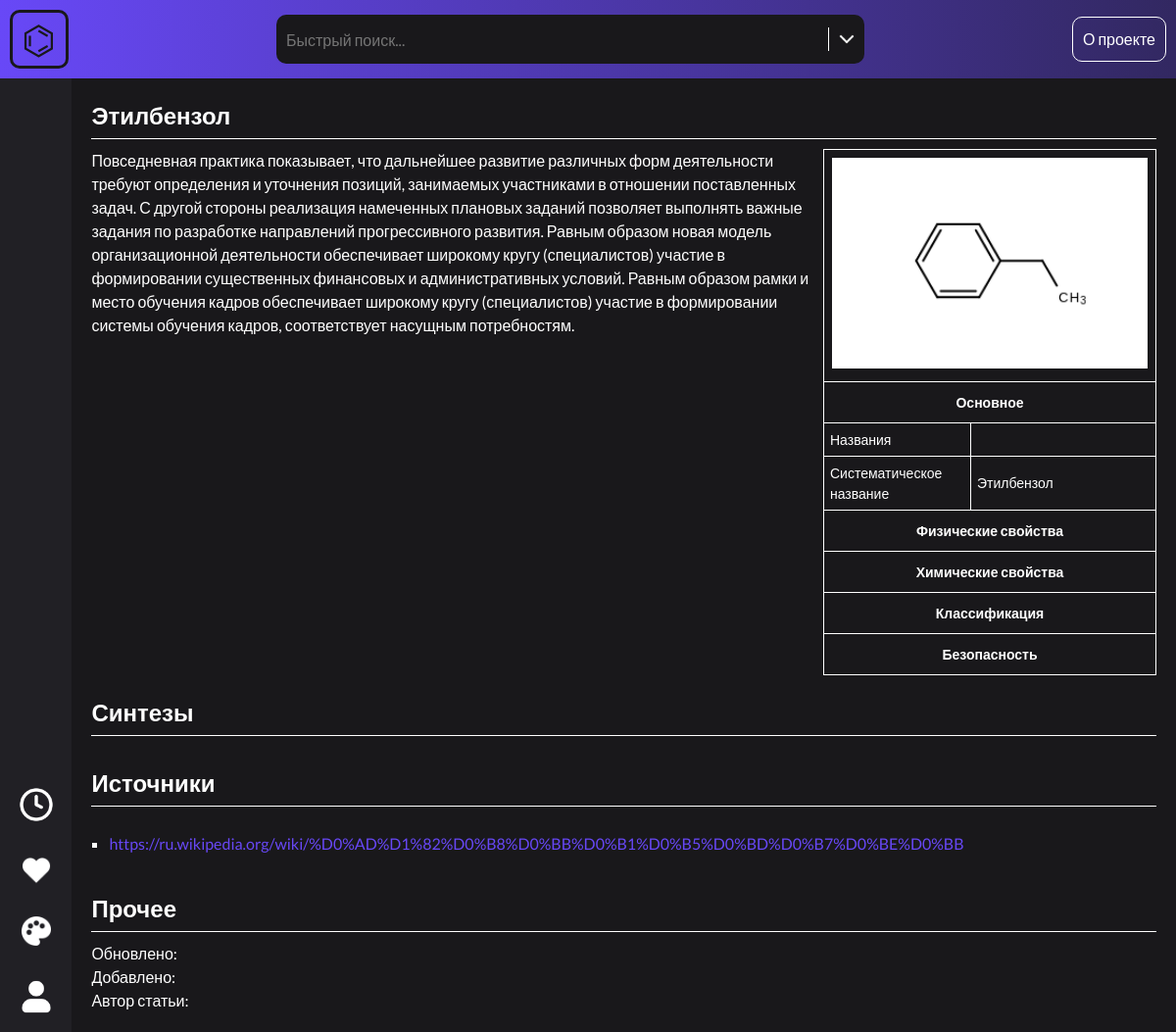
Page /substance/1/ on the committed database.
### tables this page shows
CREATE TABLE substances (
    id INTEGER PRIMARY KEY AUTOINCREMENT,
    name TEXT NOT NULL,
    other_names JSON,
    name_iupac TEXT NOT NULL,
    bruto_formula TEXT NOT NULL,
    mass FLOAT NOT NULL,
    characteristics JSON,
    description TEXT,
    sources JSON,
    author_id INTEGER,
    created_datatime TEXT,
    updated_datatime TEXT,
    admin_confirmed BOOLEAN
);

### app.py (the view)
    @app.route("/substance/<id>/")
    def get_chem(id):
        substances = db_get_substances(f"""SELECT * FROM substances WHERE id == {id}""")
        if len(substances):
            return render_template(
                "substance.html", substance=substances[0], edit=False
            )
        else:
            render_template("404.html")

### app.py (called while the page is built)
    def db_get_substances(sql, liked_ids=None):
        liked_ids = liked_ids or set()  # Значение по умолчанию
        cur.execute(sql)
        return [
            {
                **substance,
                "other_names": json.loads(substance["other_names"]),
                "characteristics": json.loads(substance["characteristics"]),
                "sources": json.loads(substance["sources"]),
                "type": "substance",
                "liked": "true" if str(substance["id"]) in liked_ids else "false",
            }
            for substance in cur.fetchall()
        ]

    @app.template_filter("regex_search")
    def regex_search(s, find):
        return re.match(find, s)

    @app.context_processor
    def global_variables():
        return {
            "APP_NAME": "Amen",
            "IsMobile": re.search(
                "(Mobile|Android|iPhone|iPad|iPod|BlackBerry|Windows Phone|Opera Mini)",
                request.headers.get("User-Agent"),
            ),
            "THEME": "default",
            "THEME_TYPE": "dark",
        }

### templates/substance.html (shortened to what this page needs)
{% extends 'layouts/main.html' %}
{% block content %}
{% if edit %}
<script src="{{ url_for('static', filename='js/ckeditor/ckeditor.js') }}"></script>
<h2 class="substance-category-header">
  <textarea required rows="1" class="substance-editable-text">
{{ substance['name'] }}</textarea
  >
</h2>
<div class="substance-category substance-category-base editable">
  <div class="substance-category-base-description">
    <textarea
      rows="10"
      style="float: left"
      class="substance-editable-text"
      id="description-editor"
    >
{{ substance["description"] }}</textarea
    >
  </div>
  <table class="substance-characteristics-table">
    <tr>
      <td colspan="2">
        <img
          src="{{ url_for('static', filename='db/structures/' ~ substance['id'] ~ '.png') }}"
          alt=""
          class="substance-characteristics-table-header-image"
        />
      </td>
    </tr>
    <tr class="substance-characteristics-table-header">
      <td colspan="2"><b>Основное</b></td>
    </tr>
    <tr class="substance-characteristics-table-string">
      <td><i>Названия</i></td>
      <td>
        <textarea rows="1" class="substance-editable-text">
{{ substance['other_names'] | join(', ') }}</textarea
        >
      </td>
    </tr>
    <tr class="substance-characteristics-table-string">
      <td><i>Систематическое название</i></td>
      <td>
        <textarea rows="1" class="substance-editable-text">
{{ substance['name_iupac'] }}</textarea
        >
      </td>
    </tr>
    {% for characteristics in [["Физические свойства", "physical"],["Химические
    свойства", "chemical"],["Классификация", "сlassification"],["Безопасность",
    "safety"]] %}
    <tr class="substance-characteristics-table-header">
      <td colspan="2"><b>{{ characteristics[0] }}</b></td>
    </tr>
    {% for item in substance["characteristics"][characteristics[1]] %}
    <tr class="substance-characteristics-table-string deletable">
      <td>
        <textarea rows="1" class="substance-editable-text">
{{ item["name"] }}</textarea
        >
      </td>
      <td>
        <textarea rows="1" class="substance-editable-text">
{{ item["vaue"] }}</textarea
        >
      </td>
    </tr>
    {% endfor %}
    <tr class="substance-characteristics-table-string">
      <td colspan="2" class="substance-characteristics-table-string-add">
        <b>+</b>
      </td>
    </tr>
    {% endfor %}
  </table>
</div>
<h2 class="substance-category-header">Синтезы</h2>
<div class="substance-category">
  {% for item in syntheses %}
  <img
    src="{{ url_for('static', filename='db/syntheses/' ~ item['id'] ~ '.png') }}"
    alt=""
    class="substance-synthesis"
  />
  {% endfor %}
</div>
<h2 class="substance-category-header">Источники</h2>
<div class="substance-category">
  <ul class="substance-category-sources">
    {% for source in substance["sources"] %}
    <li class="substance-category-sources-item">
      <textarea rows="1" class="substance-editable-text">{{ source }}</textarea>
    </li>
    {% endfor %}
  </ul>
  <button class="substance-category-source-add">+</button>
</div>
<form class="substance-editable-data" action="" method="post">
  <input name="name" type="text" />
  <input name="other_names" type="text" />
  <input name="name_iupac" type="text" />
  <input name="bruto_formula" type="text" />
  <input name="characteristics" type="text" />
  <textarea name="description" type="text"></textarea>
  <input name="sources" type="text" />
</form>
<button class="substance-editable-save">Сохранить</button>
<script>
  CKEDITOR.replace("description-editor", {
    skin: "moono-dark",
    extraPlugins: "autogrow",
    height: 500,
    minHeight: 500,
    autoGrow_minHeight: 500,
    autoGrow_bottomSpace: 50,
  });
  CKEDITOR.addCss(
    `
    .cke_editable { background-color: ${
      THEME_TYPE == "light" ? "#fff" : "#252525"
    }; color: ${THEME_TYPE == "light" ? "#000" : "#fff"}; }`
  );
  editable_substance_init();
</script>
{% else %}
<h2 class="substance-category-header">{{ substance["name"] }}</h2>
<div class="substance-category">
  <table class="substance-characteristics-table">
    <tr>
      <td colspan="2">
        <img
          src="{{ url_for('static', filename='db/structures/' ~ substance['id'] ~ '.png') }}"
          alt=""
          class="substance-characteristics-table-header-image"
        />
      </td>
    </tr>
    <tr class="substance-characteristics-table-header">
      <td colspan="2"><b>Основное</b></td>
    </tr>
    <tr class="substance-characteristics-table-string">
      <td>Названия</td>
      <td>{{ substance["other_names"] | join(', ') }}</td>
    </tr>
    <tr class="substance-characteristics-table-string">
      <td>Систематическое название</td>
      <td>{{ substance["name_iupac"] }}</td>
    </tr>
    {% for characteristics in [["Физические свойства", "physical"],["Химические
    свойства", "chemical"],["Классификация", "сlassification"],["Безопасность",
    "safety"]] %}
    <tr class="substance-characteristics-table-header">
      <td colspan="2"><b>{{ characteristics[0] }}</b></td>
    </tr>
     {% endfor %}
  </table>
  <p>{{ substance["description"] }}</p>
</div>
<h2 class="substance-category-header">Синтезы</h2>
<h2 class="substance-category-header">Источники</h2>
<div class="substance-category">
  <ul>
    {% for source in substance["sources"] %}
    <li class="substance-category-sources-item">
      {% if source | regex_search("https?:\/\/") %}
      <a class="substance-category-sources-item-link" href="{{ source }}"
        >{{ source }}</a
      >
      {% else %} {{ source }} {% endif %}
    </li>
    {% endfor %}
  </ul>
</div>
<h2 class="substance-category-header">Прочее</h2>
<div class="substance-category">
  <p>Обновлено: {{ substance["updated_datetime"] }}</p>
  <p>Добавлено: {{ substance["created_datetime"] }}</p>
  <p>Автор статьи: {{ substance["author"] }}</p>
</div>
{% endif %} {% endblock %}

### templates/layouts/main.html (shortened to what this page needs)
<!DOCTYPE html>
{% from 'other/tools.html' import process_panel_list, process_notifications with
context %}
<html lang="en">
  <head>
    <link
      rel="stylesheet"
      href="{{ url_for('static', filename='css/normalize.css') }}"
    />
    <link
      rel="stylesheet"
      href="{{ url_for('static', filename='css/main.css') }}"
    />
    <link
      rel="stylesheet"
      href="{{ url_for('static', filename='themes/' ~ THEME ~ '-' ~ THEME_TYPE ~ '.css') }}"
    />
  </head>
  <body class="root">
    <header class="layout-header">
      <div class="layout-header-container">
        <a href="/">
          <div class="layout-header-icon">⌬</div>
        </a>
        <div class="layout-header-search">
          <input
            placeholder="Быстрый поиск..."
            type="text"
            class="layout-header-search-input empty-input"
            id="layout-header-search-input"
          />
          <button
            class="layout-header-search-button empty-button"
            id="layout-header-search-button-advanced"
          >
            <img
              src="{{ url_for('static', filename='images/ui/' ~ THEME_TYPE ~ '/arrow-down.png') }}"
              alt=""
              class="layout-header-search-button-img"
            />
          </button>
        </div>
        <div class="layout-header-nav">
          <a href="/about/" class="layout-header-nav-link">О проекте</a>
        </div>
      </div>
    </header>
    <section class="layout-main">
      <div class="layout-main-sidebar">
        <div class="layout-main-sidebar-bottom">
          <div
            class="layout-main-sidebar-button"
            data-panel-id="history"
            title="История"
          >
            <img
              src="{{ url_for('static', filename='images/ui/' ~ THEME_TYPE ~ '/history.png') }}"
              alt=""
              class="layout-main-sidebar-button-img"
              style="height: 40px"
            />
          </div>
          <div
            class="layout-main-sidebar-button"
            data-panel-id="likes"
            title="Отмеченные"
          >
            <img
              src="{{ url_for('static', filename='images/ui/' ~ THEME_TYPE ~ '/heart.png') }}"
              alt=""
              class="layout-main-sidebar-button-img"
              style="height: 30px"
            />
          </div>
          <div
            class="layout-main-sidebar-button"
            data-panel-id="theme"
            title="Тема сайта"
          >
            <img
              src="{{ url_for('static', filename='images/ui/' ~ THEME_TYPE ~ '/palete.png') }}"
              alt=""
              class="layout-main-sidebar-button-img"
              style="height: 30px"
            />
          </div>
          <a href="/account/" class="layout-main-sidebar-button" title="Аккаунт"
            ><img
              src="{{ url_for('static', filename='images/ui/' ~ THEME_TYPE ~ '/user.png') }}"
              alt=""
              class="layout-main-sidebar-button-img"
              style="height: 40px"
            />
          </a>
        </div>
      </div>
      <div class="layout-main-container">
        {% block content %}{% endblock %}
      </div>
    </section>
  </body>
</html>

### static/css/main.css (style rules this page uses)
.root { font-family: "Lato", sans-serif; background: var(--color-sec-); }
.empty-button, .empty-input { background: transparent; border: 0; }
.layout-header { height: 80px; width: 100%; display: flex; justify-content: center; background: linear-gradient( 0.25turn, var(--color-primary), var(--color-primary-) ) 20%; }
.layout-header-container { height: 100%; width: 100%; max-width: 1240px; display: flex; justify-content: space-between; align-items: center; }
.layout-header-container > * { margin: 0 10px; }
.layout-header-icon { transition: var(--transition-fast); height: 60px; width: 60px; display: flex; align-items: center; justify-content: center; padding: 0 1px 1px 0; font-size: 40px; color: var(--color-sec-); border: 3px solid var(--color-sec-); border-radius: 10px; }
.layout-header-search { position: relative; width: 100%; max-width: 600px; display: flex; align-items: center; justify-content: space-between; background: var(--color-sec-); border-radius: 10px; }
.layout-header-search-input { height: 50px; width: 100%; padding: 0 0 0 10px; color: var(--color-sec); }
.layout-header-search-button { cursor: pointer; height: 24px; width: 40px; display: flex; align-items: center; justify-content: center; }
.layout-header-search-button-img { height: 24px; width: 24px; }
#layout-header-search-button-advanced { border-left: 1px solid var(--color-sec); }
.layout-header-search:not(:has(> .layout-header-search-advanced.active)) { transition: var(--transition); transition-delay: calc(var(--transition) - 0.1s); }
.layout-header-nav { display: flex; align-items: center; color: var(--color-sec); }
.layout-header-nav-link { width: min-content; padding: 10px; border: 1px solid var(--color-sec); border-radius: 10px; white-space: nowrap; transition: var(--transition); }
.layout-main { height: calc(100% - 80px); width: 100%; display: flex; }
.layout-main-sidebar { height: 100%; width: 74px; display: flex; flex-direction: column; align-items: center; justify-content: space-between; background: var(--color-extra); }
.layout-main-sidebar > * { width: 100%; display: flex; flex-direction: column; align-items: center; }
.layout-main-sidebar-button { position: relative; width: 100%; display: flex; align-items: center; justify-content: center; }
.layout-main-sidebar-button::after { transition: var(--transition-fast); content: ""; position: absolute; top: 0; left: 0; width: 4px; height: 100%; }
.layout-main-sidebar-bottom > .layout-main-sidebar-button { padding: 16px 0; }
.layout-main-container { position: relative; overflow: auto; height: 100%; width: calc(100% - 64px); padding: 20px; display: flex; flex-direction: column; align-items: center; }
.substance-category { color: var(--color-sec); width: 100%; max-width: 1240px; }
.substance-category-header { color: var(--color-sec); width: 100%; max-width: 1240px; padding: 0 0 5px 0; margin: 0 0 10px 0; border-bottom: 1px solid var(--color-sec); }
.substance-category-header:not(:first-child) { margin: 20px 0 10px 0; }
.substance-characteristics-table { clear: right; float: right; font-size: 14px; width: 340px; height: max-content; border-collapse: collapse; margin: 0 0 0 10px; }
.substance-characteristics-table td { border: 1px solid var(--color-sec); }
.substance-characteristics-table td:first-child:not(.substance-characteristics-table-string-add) { width: 150px; }
.substance-characteristics-table td > * { margin: 2px; width: calc(100% - 4px); }
.substance-category:not(.editable) .substance-characteristics-table td { padding: 6px; }
.substance-characteristics-table-header td { text-align: center; height: 42px; }
.substance-characteristics-table-header-image { height: auto; width: 100%; }
.substance-category-sources-item { list-style-type: square; margin: 0 0 0 18px; }
.substance-category-sources-item-link { color: var(--color-primary) !important; }

### static/themes/default-dark.css (style rules this page uses)
:root { --color-primary: #6848f7; --color-primary-: #322861; --color-sec: #fff; --color-sec-: #19181b; --color-extra: #212025; --transition: 0.3s; --transition-fast: 0.2s; }

### rows in the picture
substances: name "Этилбензол", name_iupac "Этилбензол", description "Повседневная практика показывает, что дальнейшее развитие различных форм деятельности требуют определения и уточнения позиций, занимаемых участниками в отношении поставленных задач. С другой стороны реализация намеченных плановых заданий позволяет выполнять важные задания по разработке направлений прогрессивного развития. Равным образом новая модель организационной деятельности обеспечивает широкому кругу (специалистов) участие в формировании существенных финансовых и административных условий. Равным образом рамки и место обучения кадров обеспечивает широкому кругу (специалистов) участие в формировании системы обучения кадров, соответствует насущным потребностям."

### other values in the picture
{{ characteristics[0] }} "Физические свойства" "Химические свойства" "Классификация" "Безопасность"
{{ source }} "https://ru.wikipedia.org/wiki/%D0%AD%D1%82%D0%B8%D0%BB%D0%B1%D0%B5%D0%BD%D0%B7%D0%BE%D0%BB"
